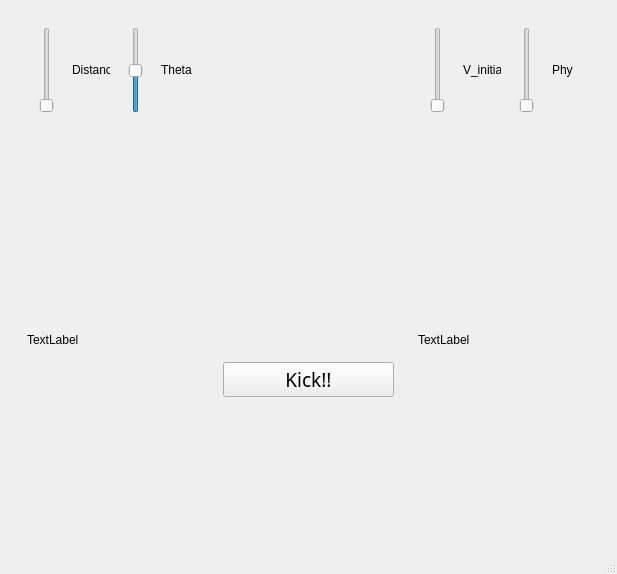
<?xml version="1.0" encoding="UTF-8"?>
<ui version="4.0">
 <class>MainWindow</class>
 <widget class="QMainWindow" name="MainWindow">
  <property name="geometry">
   <rect>
    <x>0</x>
    <y>0</y>
    <width>617</width>
    <height>574</height>
   </rect>
  </property>
  <property name="windowTitle">
   <string>MainWindow</string>
  </property>
  <widget class="QWidget" name="centralwidget">
   <layout class="QVBoxLayout" name="verticalLayout_2">
    <item>
     <widget class="QWidget" name="widget_7" native="true">
      <layout class="QHBoxLayout" name="horizontalLayout_4">
       <item>
        <widget class="QWidget" name="widget_8" native="true">
         <layout class="QHBoxLayout" name="horizontalLayout_6">
          <item>
           <widget class="QSlider" name="verticalSlider_Dist">
            <property name="sizePolicy">
             <sizepolicy hsizetype="Ignored" vsizetype="Ignored">
              <horstretch>0</horstretch>
              <verstretch>0</verstretch>
             </sizepolicy>
            </property>
            <property name="minimum">
             <number>1</number>
            </property>
            <property name="maximum">
             <number>110</number>
            </property>
            <property name="orientation">
             <enum>Qt::Vertical</enum>
            </property>
           </widget>
          </item>
          <item>
           <widget class="QLabel" name="Label_Distance">
            <property name="sizePolicy">
             <sizepolicy hsizetype="Ignored" vsizetype="Ignored">
              <horstretch>0</horstretch>
              <verstretch>0</verstretch>
             </sizepolicy>
            </property>
            <property name="text">
             <string>Distance</string>
            </property>
           </widget>
          </item>
          <item>
           <widget class="QSlider" name="verticalSlider_Theta">
            <property name="sizePolicy">
             <sizepolicy hsizetype="Ignored" vsizetype="Ignored">
              <horstretch>0</horstretch>
              <verstretch>0</verstretch>
             </sizepolicy>
            </property>
            <property name="minimum">
             <number>-30</number>
            </property>
            <property name="maximum">
             <number>30</number>
            </property>
            <property name="orientation">
             <enum>Qt::Vertical</enum>
            </property>
           </widget>
          </item>
          <item>
           <widget class="QLabel" name="Label_Theta">
            <property name="sizePolicy">
             <sizepolicy hsizetype="Ignored" vsizetype="Ignored">
              <horstretch>0</horstretch>
              <verstretch>0</verstretch>
             </sizepolicy>
            </property>
            <property name="text">
             <string>Theta</string>
            </property>
           </widget>
          </item>
         </layout>
        </widget>
       </item>
       <item>
        <widget class="QWidget" name="widget_9" native="true">
         <layout class="QHBoxLayout" name="horizontalLayout_5">
          <item>
           <spacer name="horizontalSpacer_6">
            <property name="orientation">
             <enum>Qt::Horizontal</enum>
            </property>
            <property name="sizeType">
             <enum>QSizePolicy::Maximum</enum>
            </property>
            <property name="sizeHint" stdset="0">
             <size>
              <width>40</width>
              <height>20</height>
             </size>
            </property>
           </spacer>
          </item>
          <item>
           <widget class="QLabel" name="ball_up">
            <property name="sizePolicy">
             <sizepolicy hsizetype="Ignored" vsizetype="Ignored">
              <horstretch>0</horstretch>
              <verstretch>0</verstretch>
             </sizepolicy>
            </property>
            <property name="text">
             <string/>
            </property>
            <property name="scaledContents">
             <bool>true</bool>
            </property>
           </widget>
          </item>
          <item>
           <spacer name="horizontalSpacer_5">
            <property name="orientation">
             <enum>Qt::Horizontal</enum>
            </property>
            <property name="sizeType">
             <enum>QSizePolicy::Maximum</enum>
            </property>
            <property name="sizeHint" stdset="0">
             <size>
              <width>40</width>
              <height>20</height>
             </size>
            </property>
           </spacer>
          </item>
         </layout>
        </widget>
       </item>
       <item>
        <widget class="QWidget" name="widget_10" native="true">
         <layout class="QHBoxLayout" name="horizontalLayout_7">
          <item>
           <widget class="QSlider" name="verticalSlider_V_int">
            <property name="sizePolicy">
             <sizepolicy hsizetype="Ignored" vsizetype="Ignored">
              <horstretch>0</horstretch>
              <verstretch>0</verstretch>
             </sizepolicy>
            </property>
            <property name="minimum">
             <number>1</number>
            </property>
            <property name="orientation">
             <enum>Qt::Vertical</enum>
            </property>
           </widget>
          </item>
          <item>
           <widget class="QLabel" name="Label_V_initial">
            <property name="sizePolicy">
             <sizepolicy hsizetype="Ignored" vsizetype="Ignored">
              <horstretch>0</horstretch>
              <verstretch>0</verstretch>
             </sizepolicy>
            </property>
            <property name="text">
             <string>V_initial</string>
            </property>
           </widget>
          </item>
          <item>
           <widget class="QSlider" name="verticalSlider_Phy">
            <property name="sizePolicy">
             <sizepolicy hsizetype="Ignored" vsizetype="Ignored">
              <horstretch>0</horstretch>
              <verstretch>0</verstretch>
             </sizepolicy>
            </property>
            <property name="minimum">
             <number>0</number>
            </property>
            <property name="maximum">
             <number>180</number>
            </property>
            <property name="orientation">
             <enum>Qt::Vertical</enum>
            </property>
           </widget>
          </item>
          <item>
           <widget class="QLabel" name="Label_Phy">
            <property name="sizePolicy">
             <sizepolicy hsizetype="Ignored" vsizetype="Ignored">
              <horstretch>0</horstretch>
              <verstretch>0</verstretch>
             </sizepolicy>
            </property>
            <property name="text">
             <string>Phy</string>
            </property>
           </widget>
          </item>
         </layout>
        </widget>
       </item>
      </layout>
     </widget>
    </item>
    <item>
     <widget class="QWidget" name="widget_3" native="true">
      <layout class="QHBoxLayout" name="horizontalLayout_3">
       <item>
        <widget class="QWidget" name="widget_14" native="true">
         <layout class="QHBoxLayout" name="horizontalLayout_9">
          <item>
           <widget class="QLabel" name="ball_left">
            <property name="sizePolicy">
             <sizepolicy hsizetype="Ignored" vsizetype="Ignored">
              <horstretch>0</horstretch>
              <verstretch>0</verstretch>
             </sizepolicy>
            </property>
            <property name="text">
             <string/>
            </property>
            <property name="scaledContents">
             <bool>true</bool>
            </property>
           </widget>
          </item>
          <item>
           <spacer name="horizontalSpacer_4">
            <property name="orientation">
             <enum>Qt::Horizontal</enum>
            </property>
            <property name="sizeType">
             <enum>QSizePolicy::Preferred</enum>
            </property>
            <property name="sizeHint" stdset="0">
             <size>
              <width>40</width>
              <height>20</height>
             </size>
            </property>
           </spacer>
          </item>
         </layout>
        </widget>
       </item>
       <item>
        <widget class="QWidget" name="widget_15" native="true">
         <property name="sizePolicy">
          <sizepolicy hsizetype="Preferred" vsizetype="Preferred">
           <horstretch>0</horstretch>
           <verstretch>0</verstretch>
          </sizepolicy>
         </property>
         <layout class="QVBoxLayout" name="verticalLayout_6">
          <item>
           <widget class="QLabel" name="goal">
            <property name="sizePolicy">
             <sizepolicy hsizetype="Preferred" vsizetype="Ignored">
              <horstretch>0</horstretch>
              <verstretch>0</verstretch>
             </sizepolicy>
            </property>
            <property name="text">
             <string/>
            </property>
            <property name="pixmap">
             <pixmap>Images/Goal.jpg</pixmap>
            </property>
            <property name="scaledContents">
             <bool>true</bool>
            </property>
           </widget>
          </item>
         </layout>
        </widget>
       </item>
       <item>
        <widget class="QWidget" name="widget_16" native="true">
         <layout class="QHBoxLayout" name="horizontalLayout_10">
          <item>
           <spacer name="horizontalSpacer_3">
            <property name="orientation">
             <enum>Qt::Horizontal</enum>
            </property>
            <property name="sizeType">
             <enum>QSizePolicy::Maximum</enum>
            </property>
            <property name="sizeHint" stdset="0">
             <size>
              <width>40</width>
              <height>20</height>
             </size>
            </property>
           </spacer>
          </item>
          <item>
           <widget class="QLabel" name="ball_right">
            <property name="sizePolicy">
             <sizepolicy hsizetype="Ignored" vsizetype="Ignored">
              <horstretch>0</horstretch>
              <verstretch>0</verstretch>
             </sizepolicy>
            </property>
            <property name="text">
             <string/>
            </property>
            <property name="scaledContents">
             <bool>true</bool>
            </property>
           </widget>
          </item>
         </layout>
        </widget>
       </item>
      </layout>
     </widget>
    </item>
    <item>
     <widget class="QWidget" name="widget_2" native="true">
      <layout class="QHBoxLayout" name="horizontalLayout_8">
       <item>
        <widget class="QWidget" name="widget_11" native="true">
         <layout class="QVBoxLayout" name="verticalLayout">
          <item>
           <widget class="QLabel" name="label_maxHeight">
            <property name="text">
             <string>TextLabel</string>
            </property>
           </widget>
          </item>
         </layout>
        </widget>
       </item>
       <item>
        <widget class="QWidget" name="widget_12" native="true">
         <layout class="QVBoxLayout" name="verticalLayout_4">
          <item>
           <spacer name="verticalSpacer">
            <property name="orientation">
             <enum>Qt::Vertical</enum>
            </property>
            <property name="sizeType">
             <enum>QSizePolicy::Minimum</enum>
            </property>
            <property name="sizeHint" stdset="0">
             <size>
              <width>20</width>
              <height>40</height>
             </size>
            </property>
           </spacer>
          </item>
          <item>
           <spacer name="verticalSpacer_2">
            <property name="orientation">
             <enum>Qt::Vertical</enum>
            </property>
            <property name="sizeType">
             <enum>QSizePolicy::Minimum</enum>
            </property>
            <property name="sizeHint" stdset="0">
             <size>
              <width>20</width>
              <height>40</height>
             </size>
            </property>
           </spacer>
          </item>
          <item>
           <widget class="QPushButton" name="pushButton_kick">
            <property name="font">
             <font>
              <family>MV Boli</family>
              <pointsize>14</pointsize>
             </font>
            </property>
            <property name="text">
             <string>Kick!!</string>
            </property>
           </widget>
          </item>
         </layout>
        </widget>
       </item>
       <item>
        <widget class="QWidget" name="widget_13" native="true">
         <layout class="QVBoxLayout" name="verticalLayout_3">
          <item>
           <widget class="QLabel" name="label_ballHeight">
            <property name="text">
             <string>TextLabel</string>
            </property>
           </widget>
          </item>
         </layout>
        </widget>
       </item>
      </layout>
     </widget>
    </item>
    <item>
     <widget class="QWidget" name="widget" native="true">
      <layout class="QHBoxLayout" name="horizontalLayout">
       <item>
        <widget class="QWidget" name="widget_5" native="true"/>
       </item>
       <item>
        <widget class="QWidget" name="widget_6" native="true">
         <layout class="QHBoxLayout" name="horizontalLayout_2">
          <item>
           <spacer name="horizontalSpacer">
            <property name="orientation">
             <enum>Qt::Horizontal</enum>
            </property>
            <property name="sizeType">
             <enum>QSizePolicy::Maximum</enum>
            </property>
            <property name="sizeHint" stdset="0">
             <size>
              <width>40</width>
              <height>20</height>
             </size>
            </property>
           </spacer>
          </item>
          <item>
           <widget class="QLabel" name="ball_1">
            <property name="sizePolicy">
             <sizepolicy hsizetype="Ignored" vsizetype="Ignored">
              <horstretch>0</horstretch>
              <verstretch>0</verstretch>
             </sizepolicy>
            </property>
            <property name="text">
             <string/>
            </property>
            <property name="pixmap">
             <pixmap>Images/Football.jpg</pixmap>
            </property>
            <property name="scaledContents">
             <bool>true</bool>
            </property>
           </widget>
          </item>
          <item>
           <spacer name="horizontalSpacer_2">
            <property name="orientation">
             <enum>Qt::Horizontal</enum>
            </property>
            <property name="sizeType">
             <enum>QSizePolicy::Maximum</enum>
            </property>
            <property name="sizeHint" stdset="0">
             <size>
              <width>40</width>
              <height>20</height>
             </size>
            </property>
           </spacer>
          </item>
         </layout>
        </widget>
       </item>
       <item>
        <widget class="QWidget" name="widget_4" native="true"/>
       </item>
      </layout>
     </widget>
    </item>
   </layout>
  </widget>
  <widget class="QMenuBar" name="menubar">
   <property name="geometry">
    <rect>
     <x>0</x>
     <y>0</y>
     <width>617</width>
     <height>21</height>
    </rect>
   </property>
  </widget>
  <widget class="QStatusBar" name="statusbar"/>
 </widget>
 <resources/>
 <connections/>
</ui>
